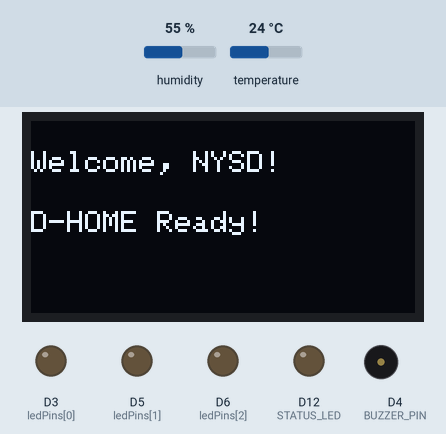
This sketch was run on a simulated Arduino MKR. Parts: 128×64 one-colour display, output pins drawn as LEDs (lit = HIGH), buzzer (waves = sounding, pin HIGH). Inputs (shaded band) come from the test bench; at power-on: temperature 24 °C, humidity 55 %. WiFi joins after 1.5 s; servers stay silent unless stated; no MQTT or app messages arrive unless stated; what the sketch prints to the serial monitor is not drawn.

Above: at 1.6 s.
At 5.7 s:
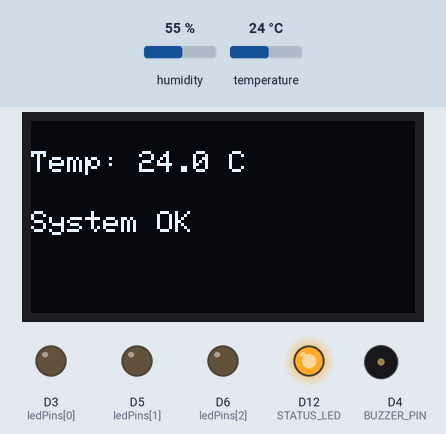
5.8 s: temperature set to 29 °C
At 10.9 s:
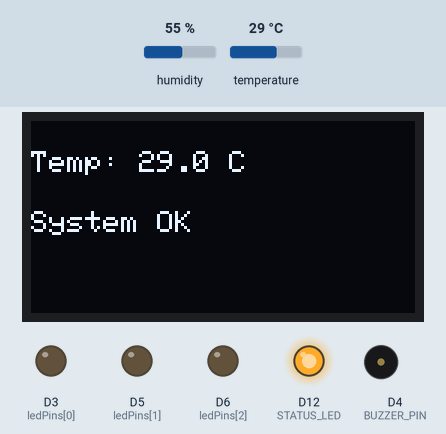
11.6 s: temperature set to 32 °C
At 15.4 s:
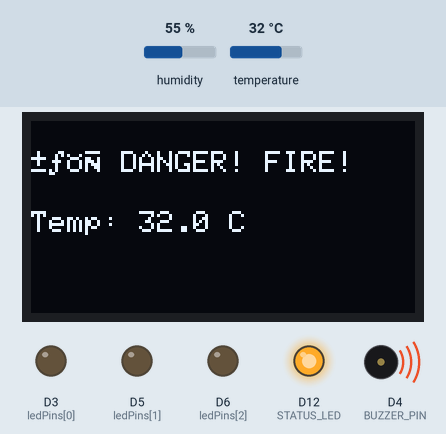
18.1 s: temperature set to 12 °C
At 21.1 s:
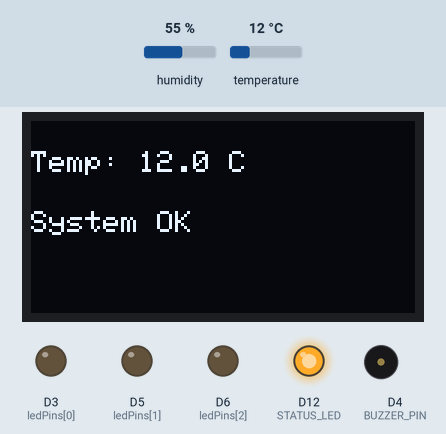
Timing chart, 0 to 22.6 s (numbered marks = the images above; inputs shaded):
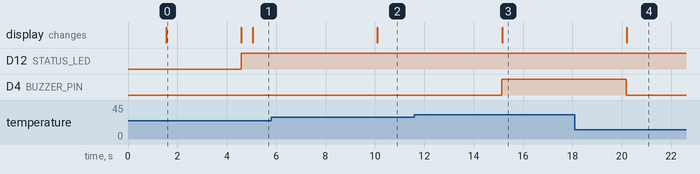

The sketch:

D_HOME_WIFICODE.ino
```cpp
#include <SPI.h>
#include <WiFiNINA.h>
#include <PubSubClient.h>
#include <DHT.h>
#include <Wire.h>
#include <Adafruit_GFX.h>
#include <Adafruit_SSD1306.h>

// WiFi credentials
const char* ssid = "MTN HomeBox_92BCD1";
const char* password = "12345678911";

// MQTT broker
const char* mqtt_server = "test.mosquitto.org";
const int mqtt_port = 1883;

WiFiClient wifiClient;
PubSubClient client(wifiClient);

// LED/Relay pins
const int ledPins[] = {3, 5, 6};
const int ledCount = sizeof(ledPins) / sizeof(ledPins[0]);

// DHT11 sensor setup
#define DHTPIN 2
#define DHTTYPE DHT11
DHT dht(DHTPIN, DHTTYPE);

// Reconnect and fire alert
#define STATUS_LED 12
#define BUZZER_PIN 4

// OLED display setup
#define SCREEN_WIDTH 128
#define SCREEN_HEIGHT 64
#define OLED_RESET -1
Adafruit_SSD1306 display(SCREEN_WIDTH, SCREEN_HEIGHT, &Wire, OLED_RESET);

// Timer for temperature update
unsigned long lastTempSend = 0;
const unsigned long tempInterval = 5000;

// ====== Setup WiFi ======
void setup_wifi() {
  Serial.print("Connecting to WiFi");
  while (WiFi.begin(ssid, password) != WL_CONNECTED) {
    Serial.print(".");
    delay(1000);
  }
  Serial.println("\n✅ Connected to WiFi!");
  Serial.print("IP Address: ");
  Serial.println(WiFi.localIP());
}

// ====== MQTT Callback ======
void mqtt_callback(char* topic, byte* payload, unsigned int length) {
  String message;
  for (unsigned int i = 0; i < length; i++) message += (char)payload[i];

  String topicStr = String(topic);
  Serial.println("📩 MQTT: " + topicStr + " → " + message);

  // Handle ON/OFF
  if (topicStr.indexOf("/control") > 0) {
    int idStart = topicStr.indexOf("led/") + 4;
    int idEnd = topicStr.indexOf("/control");
    int ledId = topicStr.substring(idStart, idEnd).toInt();

    if (ledId >= 1 && ledId <= ledCount) {
      digitalWrite(ledPins[ledId - 1], message == "on" ? HIGH : LOW);
      String statusTopic = "nysd/derek/led/" + String(ledId) + "/status";
      client.publish(statusTopic.c_str(), message.c_str());
      Serial.println("💡 LED " + String(ledId) + " set to " + message);
    }
  }

  // Handle brightness
  else if (topicStr.indexOf("/brightness") > 0) {
    int idStart = topicStr.indexOf("led/") + 4;
    int idEnd = topicStr.indexOf("/brightness");
    int ledId = topicStr.substring(idStart, idEnd).toInt();

    if (ledId >= 1 && ledId <= ledCount) {
      int brightness = message.toInt();
      brightness = constrain(brightness, 0, 255);
      analogWrite(ledPins[ledId - 1], brightness);
      Serial.println("🔆 LED " + String(ledId) + " brightness set to " + String(brightness));
    }
  }
}

// ====== MQTT Reconnect ======
void reconnect() {
  while (!client.connected()) {
    digitalWrite(STATUS_LED, HIGH);
    Serial.print("Connecting to MQTT...");
    if (client.connect("arduinoClientMosquitto")) {
      Serial.println("✅ MQTT connected");
      client.subscribe("nysd/derek/led/+/control");
      client.subscribe("nysd/derek/led/+/brightness");
    } else {
      Serial.print("❌ MQTT failed (rc=");
      Serial.print(client.state());
      Serial.println("), retrying...");
      digitalWrite(STATUS_LED, LOW);
      delay(5000);
    }
  }
}

// ====== Setup ======
void setup() {
  Serial.begin(9600);
  dht.begin();

  pinMode(STATUS_LED, OUTPUT);
  pinMode(BUZZER_PIN, OUTPUT);
  digitalWrite(STATUS_LED, LOW);
  digitalWrite(BUZZER_PIN, LOW);

  for (int i = 0; i < ledCount; i++) pinMode(ledPins[i], OUTPUT);

  setup_wifi();
  client.setServer(mqtt_server, mqtt_port);
  client.setCallback(mqtt_callback);

  // ✅ OLED INIT
  if (!display.begin(SSD1306_SWITCHCAPVCC, 0x3C)) {
    Serial.println(F("❌ OLED failed"));
    for (;;); // Halt
  }

  // Display welcome
  display.clearDisplay();
  display.setTextSize(1);
  display.setTextColor(SSD1306_WHITE);
  display.setCursor(0, 10);
  display.println(F("Welcome, NYSD!"));
  display.setCursor(0, 30);
  display.println(F("D-HOME Ready!"));
  display.display();
  delay(3000);
  display.clearDisplay();
  display.display();
}

// ====== Main Loop ======
void loop() {
  if (!client.connected()) reconnect();
  client.loop();

  // 🌡️ Send temperature every 5s
  if (millis() - lastTempSend > tempInterval) {
    float temp = dht.readTemperature();
    if (!isnan(temp)) {
      String topic = "nysd/derek/temperature";
      String payload = String(temp, 1);
      client.publish(topic.c_str(), payload.c_str());
      Serial.println("🌡️ Temperature: " + payload + " °C");

      // 🔥 Fire Alert Handling
      if (temp > 30) {
        digitalWrite(BUZZER_PIN, HIGH);
        display.clearDisplay();
        display.setTextSize(1);
        display.setTextColor(SSD1306_WHITE);
        display.setCursor(0, 10);
        display.println("🔥 DANGER! FIRE!");
        display.setCursor(0, 30);
        display.println("Temp: " + payload + " C");
        display.display();
      } else {
        digitalWrite(BUZZER_PIN, LOW);
        display.clearDisplay();
        display.setTextSize(1);
        display.setTextColor(SSD1306_WHITE);
        display.setCursor(0, 10);
        display.println("Temp: " + payload + " C");
        display.setCursor(0, 30);
        display.println("System OK");
        display.display();
      }

    } else {
      Serial.println("⚠️ Failed to read DHT11");
    }
    lastTempSend = millis();
  }
}
```

Measured:
- the behaviour switches between 30 and 31 °C on temperature (found by bisection; images 2 and 3)
- after the input at 5.8 s, the display: changes after 4.3 s (image 2)
- after the input at 11.6 s, D4 (BUZZER_PIN): LOW → HIGH after 3.5 s; the display: changes after 3.6 s (image 3)
- after the input at 18.1 s, D4 (BUZZER_PIN): HIGH → LOW after 2.1 s; the display: changes after 2.1 s (image 4)
- what the display in image 0 shows lasts 3.0 s, from 1.6 s to 4.6 s
